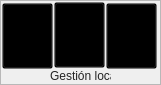
       <widget class="QFrame" name="frame_12">
        <property name="geometry">
         <rect>
          <x>0</x>
          <y>0</y>
          <width>161</width>
          <height>85</height>
         </rect>
        </property>
        <property name="styleSheet">
         <string notr="true">QFrame#frame_12{
	background-color: qlineargradient(spread:pad, x1:0.506, y1:1, x2:0.499955, y2:0.636, stop:0 rgba(165, 165, 165, 255), stop:1 rgba(201, 201, 201, 255));
	border-bottom: 1px solid rgb(112, 112, 112);
	border-right: 1px solid qlineargradient(spread:pad, x1:0.494318, y1:1, x2:0.506, y2:0, stop:0 rgba(112, 112, 112, 255), stop:1 rgba(184, 184, 184, 255))
}</string>
        </property>
        <property name="frameShape">
         <enum>QFrame::StyledPanel</enum>
        </property>
        <property name="frameShadow">
         <enum>QFrame::Raised</enum>
        </property>
        <widget class="QLabel" name="label_8">
         <property name="geometry">
          <rect>
           <x>50</x>
           <y>68</y>
           <width>61</width>
           <height>16</height>
          </rect>
         </property>
         <property name="styleSheet">
          <string notr="true">QLabel{
	background-color: transparent;
	color: rgb(36, 36, 36)
}</string>
         </property>
         <property name="text">
          <string>Gestión local</string>
         </property>
        </widget>
        <widget class="QFrame" name="frame_18">
         <property name="geometry">
          <rect>
           <x>2</x>
           <y>3</y>
           <width>51</width>
           <height>66</height>
          </rect>
         </property>
         <property name="styleSheet">
          <string notr="true">QFrame{
	background-color: transparent;
}

QToolButton{
	background-color: transparent;
	}

QToolButton:hover{
	background-color: qlineargradient(spread:reflect, x1:0.455273, y1:1, x2:0.460273, y2:0, stop:0 rgba(253, 247, 225, 255), stop:0.301136 rgba(252, 228, 137, 255), stop:0.829545 rgba(253, 235, 168, 255), stop:1 rgba(253, 238, 177, 255));
	border-top: 2px solid qlineargradient(spread:pad, x1:0.465909, y1:0, x2:0.465909, y2:1, stop:0 rgba(241, 202, 88, 255), stop:1 rgba(253, 249, 232, 255));
	border-right: 2px solid qlineargradient(spread:pad, x1:0.994318, y1:0.568, x2:0, y2:0.568, stop:0 rgba(241, 204, 84, 255), stop:1 rgba(253, 246, 221, 255));
	border-bottom: 2px solid qlineargradient(spread:pad, x1:0.471, y1:1, x2:0.494, y2:0, stop:0 rgba(244, 213, 73, 255), stop:1 rgba(253, 253, 235, 255));
	border-left: 2px solid qlineargradient(spread:pad, x1:0, y1:0.642, x2:1, y2:0.659, stop:0 rgba(242, 205, 83, 255), stop:1 rgba(253, 246, 223, 255));
	border-radius: 1.5ex;
}

QToolButton:checked{
	background-color: qlineargradient(spread:pad, x1:0.483, y1:1, x2:0.477, y2:0.426, stop:0 rgba(254, 226, 135, 255), stop:1 rgba(250, 214, 121, 255));
	border-top: 2px solid qlineargradient(spread:pad, x1:0.5, y1:0, x2:0.517, y2:1, stop:0 rgba(194, 118, 43, 255), stop:1 rgba(246, 200, 103, 255));
	border-right: 2px solid qlineargradient(spread:pad, x1:1, y1:0.557, x2:0, y2:0.563, stop:0 rgba(194, 128, 50, 255), stop:1 rgba(248, 208, 113, 255));
	border-bottom: 2px solid qlineargradient(spread:pad, x1:0.449, y1:1, x2:0.449, y2:0, stop:0 rgba(194, 158, 71, 255), stop:1 rgba(250, 215, 122, 255));
	border-left: 2px solid qlineargradient(spread:pad, x1:0, y1:0.545455, x2:1, y2:0.54, stop:0 rgba(194, 132, 53, 255), stop:1 rgba(248, 209, 114, 255));
	border-radius: 1.5ex;
}

</string>
         </property>
         <property name="frameShape">
          <enum>QFrame::StyledPanel</enum>
         </property>
         <property name="frameShadow">
          <enum>QFrame::Raised</enum>
         </property>
         <property name="checkable" stdset="0">
          <bool>false</bool>
         </property>
         <widget class="QToolButton" name="toolButton_4">
          <property name="geometry">
           <rect>
            <x>0</x>
            <y>0</y>
            <width>51</width>
            <height>66</height>
           </rect>
          </property>
          <property name="styleSheet">
           <string notr="true"/>
          </property>
          <property name="text">
           <string>Abrir
DICOM</string>
          </property>
          <property name="icon">
           <iconset resource="resources.qrc">
            <normaloff>:/bandeja_de_casos/assets/bandeja_de_casos/openFile.png</normaloff>:/bandeja_de_casos/assets/bandeja_de_casos/openFile.png</iconset>
          </property>
          <property name="iconSize">
           <size>
            <width>39</width>
            <height>39</height>
           </size>
          </property>
          <property name="toolButtonStyle">
           <enum>Qt::ToolButtonTextUnderIcon</enum>
          </property>
         </widget>
        </widget>
        <widget class="QFrame" name="frame_19">
         <property name="geometry">
          <rect>
           <x>54</x>
           <y>2</y>
           <width>51</width>
           <height>66</height>
          </rect>
         </property>
         <property name="styleSheet">
          <string notr="true">QFrame{
	background-color: transparent;
}

QToolButton{
	background-color: transparent;
	}

QToolButton:hover{
	background-color: qlineargradient(spread:reflect, x1:0.455273, y1:1, x2:0.460273, y2:0, stop:0 rgba(253, 247, 225, 255), stop:0.301136 rgba(252, 228, 137, 255), stop:0.829545 rgba(253, 235, 168, 255), stop:1 rgba(253, 238, 177, 255));
	border-top: 2px solid qlineargradient(spread:pad, x1:0.465909, y1:0, x2:0.465909, y2:1, stop:0 rgba(241, 202, 88, 255), stop:1 rgba(253, 249, 232, 255));
	border-right: 2px solid qlineargradient(spread:pad, x1:0.994318, y1:0.568, x2:0, y2:0.568, stop:0 rgba(241, 204, 84, 255), stop:1 rgba(253, 246, 221, 255));
	border-bottom: 2px solid qlineargradient(spread:pad, x1:0.471, y1:1, x2:0.494, y2:0, stop:0 rgba(244, 213, 73, 255), stop:1 rgba(253, 253, 235, 255));
	border-left: 2px solid qlineargradient(spread:pad, x1:0, y1:0.642, x2:1, y2:0.659, stop:0 rgba(242, 205, 83, 255), stop:1 rgba(253, 246, 223, 255));
	border-radius: 1.5ex;
}

QToolButton:checked{
	background-color: qlineargradient(spread:pad, x1:0.483, y1:1, x2:0.477, y2:0.426, stop:0 rgba(254, 226, 135, 255), stop:1 rgba(250, 214, 121, 255));
	border-top: 2px solid qlineargradient(spread:pad, x1:0.5, y1:0, x2:0.517, y2:1, stop:0 rgba(194, 118, 43, 255), stop:1 rgba(246, 200, 103, 255));
	border-right: 2px solid qlineargradient(spread:pad, x1:1, y1:0.557, x2:0, y2:0.563, stop:0 rgba(194, 128, 50, 255), stop:1 rgba(248, 208, 113, 255));
	border-bottom: 2px solid qlineargradient(spread:pad, x1:0.449, y1:1, x2:0.449, y2:0, stop:0 rgba(194, 158, 71, 255), stop:1 rgba(250, 215, 122, 255));
	border-left: 2px solid qlineargradient(spread:pad, x1:0, y1:0.545455, x2:1, y2:0.54, stop:0 rgba(194, 132, 53, 255), stop:1 rgba(248, 209, 114, 255));
	border-radius: 1.5ex;
}

</string>
         </property>
         <property name="frameShape">
          <enum>QFrame::StyledPanel</enum>
         </property>
         <property name="frameShadow">
          <enum>QFrame::Raised</enum>
         </property>
         <widget class="QToolButton" name="toolButton_5">
          <property name="geometry">
           <rect>
            <x>0</x>
            <y>0</y>
            <width>51</width>
            <height>66</height>
           </rect>
          </property>
          <property name="font">
           <font>
            <pointsize>8</pointsize>
           </font>
          </property>
          <property name="text">
           <string>Abrir 
carpeta</string>
          </property>
          <property name="icon">
           <iconset resource="resources.qrc">
            <normaloff>:/bandeja_de_casos/assets/bandeja_de_casos/openBlue.png</normaloff>:/bandeja_de_casos/assets/bandeja_de_casos/openBlue.png</iconset>
          </property>
          <property name="iconSize">
           <size>
            <width>43</width>
            <height>51</height>
           </size>
          </property>
          <property name="toolButtonStyle">
           <enum>Qt::ToolButtonTextUnderIcon</enum>
          </property>
          <property name="autoRaise">
           <bool>false</bool>
          </property>
          <property name="arrowType">
           <enum>Qt::NoArrow</enum>
          </property>
         </widget>
        </widget>
        <widget class="QFrame" name="frame_20">
         <property name="geometry">
          <rect>
           <x>106</x>
           <y>3</y>
           <width>51</width>
           <height>66</height>
          </rect>
         </property>
         <property name="styleSheet">
          <string notr="true">QFrame{
	background-color: transparent;
}

QToolButton{
	background-color: transparent;
	}

QToolButton:hover{
	background-color: qlineargradient(spread:reflect, x1:0.455273, y1:1, x2:0.460273, y2:0, stop:0 rgba(253, 247, 225, 255), stop:0.301136 rgba(252, 228, 137, 255), stop:0.829545 rgba(253, 235, 168, 255), stop:1 rgba(253, 238, 177, 255));
	border-top: 2px solid qlineargradient(spread:pad, x1:0.465909, y1:0, x2:0.465909, y2:1, stop:0 rgba(241, 202, 88, 255), stop:1 rgba(253, 249, 232, 255));
	border-right: 2px solid qlineargradient(spread:pad, x1:0.994318, y1:0.568, x2:0, y2:0.568, stop:0 rgba(241, 204, 84, 255), stop:1 rgba(253, 246, 221, 255));
	border-bottom: 2px solid qlineargradient(spread:pad, x1:0.471, y1:1, x2:0.494, y2:0, stop:0 rgba(244, 213, 73, 255), stop:1 rgba(253, 253, 235, 255));
	border-left: 2px solid qlineargradient(spread:pad, x1:0, y1:0.642, x2:1, y2:0.659, stop:0 rgba(242, 205, 83, 255), stop:1 rgba(253, 246, 223, 255));
	border-radius: 1.5ex;
}

QToolButton:checked{
	background-color: qlineargradient(spread:pad, x1:0.483, y1:1, x2:0.477, y2:0.426, stop:0 rgba(254, 226, 135, 255), stop:1 rgba(250, 214, 121, 255));
	border-top: 2px solid qlineargradient(spread:pad, x1:0.5, y1:0, x2:0.517, y2:1, stop:0 rgba(194, 118, 43, 255), stop:1 rgba(246, 200, 103, 255));
	border-right: 2px solid qlineargradient(spread:pad, x1:1, y1:0.557, x2:0, y2:0.563, stop:0 rgba(194, 128, 50, 255), stop:1 rgba(248, 208, 113, 255));
	border-bottom: 2px solid qlineargradient(spread:pad, x1:0.449, y1:1, x2:0.449, y2:0, stop:0 rgba(194, 158, 71, 255), stop:1 rgba(250, 215, 122, 255));
	border-left: 2px solid qlineargradient(spread:pad, x1:0, y1:0.545455, x2:1, y2:0.54, stop:0 rgba(194, 132, 53, 255), stop:1 rgba(248, 209, 114, 255));
	border-radius: 1.5ex;
}

</string>
         </property>
         <property name="frameShape">
          <enum>QFrame::StyledPanel</enum>
         </property>
         <property name="frameShadow">
          <enum>QFrame::Raised</enum>
         </property>
         <widget class="QToolButton" name="toolButton">
          <property name="geometry">
           <rect>
            <x>0</x>
            <y>0</y>
            <width>51</width>
            <height>66</height>
           </rect>
          </property>
          <property name="text">
           <string>Eliminar
</string>
          </property>
          <property name="icon">
           <iconset resource="resources.qrc">
            <normaloff>:/bandeja_de_casos/assets/bandeja_de_casos/cerrar.png</normaloff>:/bandeja_de_casos/assets/bandeja_de_casos/cerrar.png</iconset>
          </property>
          <property name="iconSize">
           <size>
            <width>42</width>
            <height>49</height>
           </size>
          </property>
          <property name="toolButtonStyle">
           <enum>Qt::ToolButtonTextUnderIcon</enum>
          </property>
         </widget>
        </widget>
       </widget>
